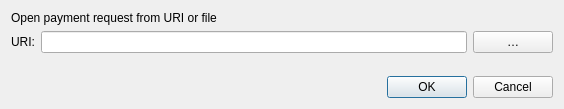
<?xml version="1.0" encoding="UTF-8"?>
<ui version="4.0">
 <class>OpenURIDialog</class>
 <widget class="QDialog" name="OpenURIDialog">
  <property name="geometry">
   <rect>
    <x>0</x>
    <y>0</y>
    <width>564</width>
    <height>109</height>
   </rect>
  </property>
  <property name="windowTitle">
   <string>Open URI</string>
  </property>
  <layout class="QVBoxLayout" name="verticalLayout">
   <item>
    <widget class="QLabel" name="label_2">
     <property name="text">
      <string>Open payment request from URI or file</string>
     </property>
    </widget>
   </item>
   <item>
    <layout class="QHBoxLayout" name="horizontalLayout">
     <item>
      <widget class="QLabel" name="label">
       <property name="text">
        <string>URI:</string>
       </property>
      </widget>
     </item>
     <item>
      <widget class="QValidatedLineEdit" name="uriEdit"/>
     </item>
     <item>
      <widget class="QPushButton" name="selectFileButton">
       <property name="sizePolicy">
        <sizepolicy hsizetype="Preferred" vsizetype="Preferred">
         <horstretch>0</horstretch>
         <verstretch>0</verstretch>
        </sizepolicy>
       </property>
       <property name="toolTip">
        <string>Select payment request file</string>
       </property>
       <property name="text">
        <string notr="true">…</string>
       </property>
       <property name="autoDefault">
        <bool>false</bool>
       </property>
       <property name="flat">
        <bool>false</bool>
       </property>
      </widget>
     </item>
    </layout>
   </item>
   <item>
    <spacer name="verticalSpacer">
     <property name="orientation">
      <enum>Qt::Vertical</enum>
     </property>
     <property name="sizeHint" stdset="0">
      <size>
       <width>20</width>
       <height>40</height>
      </size>
     </property>
    </spacer>
   </item>
   <item>
    <widget class="QDialogButtonBox" name="buttonBox">
     <property name="orientation">
      <enum>Qt::Horizontal</enum>
     </property>
     <property name="standardButtons">
      <set>QDialogButtonBox::Cancel|QDialogButtonBox::Ok</set>
     </property>
    </widget>
   </item>
  </layout>
 </widget>
 <customwidgets>
  <customwidget>
   <class>QValidatedLineEdit</class>
   <extends>QLineEdit</extends>
   <header>qt/qvalidatedlineedit.h</header>
  </customwidget>
 </customwidgets>
 <resources/>
 <connections>
  <connection>
   <sender>buttonBox</sender>
   <signal>accepted()</signal>
   <receiver>OpenURIDialog</receiver>
   <slot>accept()</slot>
   <hints>
    <hint type="sourcelabel">
     <x>248</x>
     <y>254</y>
    </hint>
    <hint type="destinationlabel">
     <x>157</x>
     <y>274</y>
    </hint>
   </hints>
  </connection>
  <connection>
   <sender>buttonBox</sender>
   <signal>rejected()</signal>
   <receiver>OpenURIDialog</receiver>
   <slot>reject()</slot>
   <hints>
    <hint type="sourcelabel">
     <x>316</x>
     <y>260</y>
    </hint>
    <hint type="destinationlabel">
     <x>286</x>
     <y>274</y>
    </hint>
   </hints>
  </connection>
 </connections>
</ui>
